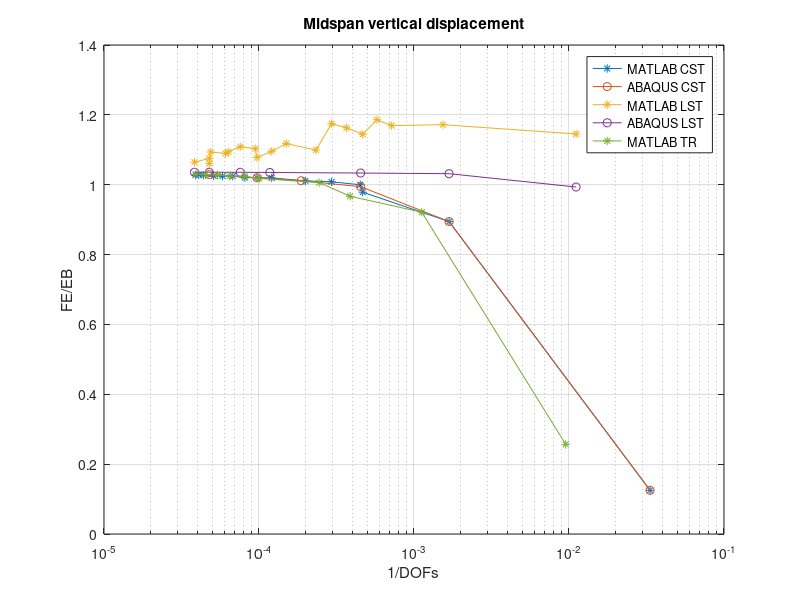

Source code (MATLAB):
clear all;
close all;
clc;

%% Euler-Bernoulli
Euler = 0.001190476190476;

%% MATLAB

CST_dofs = [30,594,2142,2222,3402,5022,8282,10302,12322,14762,17182,19602,22842,24462,25662];
CST = [1.489594775595639e-04,0.001064951716968,0.001165059242005,0.001190388895012,0.001200283991053,...
    0.001203717354782,0.001213720937214,0.001214289517394,0.001214598443731,0.001219601547756,0.001219790119117,...
    0.001219912491413,0.001223069785971,0.001224238175844,0.001223154500608];

LST_dofs = [90,650,1394,1734,2142,2730,3402,4290,6666,8282,10302,10578,13202,15778,16422,20502,20898,20930,26082];
LST = [0.001363482660013,0.001395035529096,0.001392014990965,0.001412019295893,0.001362374920909,0.001384481393102,...
    0.001398571095398,0.001308427179395,0.001330708354128,0.001304366004828,0.001282749399446,0.001313490942182,...
    0.001319996006625,0.001302358044489,0.001297014379057,0.001301927429989,0.001262376654595,0.001280249347114,0.001267409217244];


TR_dofs = [105,891,2583,4095,9963,12423,15453,18513,22143,25545];
TR = [3.055855252914182e-04,0.001096762300234,0.001151110756730,0.001197741821396,0.001211703000320,...
    0.001219183865479,0.001219542219717,0.001223723184922,0.001223937663794,0.001225441416596];


%% ABAQUS

LST_dofs_A = [90,594,2210,8514,13202,20930,26082];
LST_A = [0.00118263,0.00122808,0.00123029,0.00123223,0.00123285,0.0012329,0.00123291];

CST_dofs_A = [30,594,2210,5346,10302,20930];
CST_A = [0.000148959,0.00106495,0.00118384,0.00120405,0.00121429,0.00122499];


%% Figures

figure;
semilogx(1./CST_dofs,CST./Euler,'*-',1./CST_dofs_A,CST_A./Euler,'o-',1./LST_dofs,...
    LST./Euler,'*-',1./LST_dofs_A,LST_A./Euler,'o-',1./TR_dofs,TR./Euler,'*-');
grid on;
xlabel('1/DOFs'); ylabel('FE/EB');
title('Midspan vertical displacement');
legend('MATLAB CST','ABAQUS CST','MATLAB LST','ABAQUS LST','MATLAB TR');
